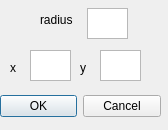
<?xml version="1.0" encoding="UTF-8"?>
<ui version="4.0">
 <class>Circle</class>
 <widget class="QDialog" name="Circle">
  <property name="geometry">
   <rect>
    <x>0</x>
    <y>0</y>
    <width>168</width>
    <height>130</height>
   </rect>
  </property>
  <property name="windowTitle">
   <string>Dialog</string>
  </property>
  <widget class="QDialogButtonBox" name="buttonBox">
   <property name="geometry">
    <rect>
     <x>0</x>
     <y>90</y>
     <width>161</width>
     <height>32</height>
    </rect>
   </property>
   <property name="orientation">
    <enum>Qt::Horizontal</enum>
   </property>
   <property name="standardButtons">
    <set>QDialogButtonBox::Cancel|QDialogButtonBox::Ok</set>
   </property>
  </widget>
  <widget class="QTextEdit" name="textEdit">
   <property name="geometry">
    <rect>
     <x>87</x>
     <y>8</y>
     <width>41</width>
     <height>31</height>
    </rect>
   </property>
  </widget>
  <widget class="QLabel" name="label">
   <property name="geometry">
    <rect>
     <x>40</x>
     <y>10</y>
     <width>51</width>
     <height>20</height>
    </rect>
   </property>
   <property name="text">
    <string>radius</string>
   </property>
   <property name="textFormat">
    <enum>Qt::AutoText</enum>
   </property>
  </widget>
  <widget class="QTextEdit" name="textEdit_2">
   <property name="geometry">
    <rect>
     <x>30</x>
     <y>50</y>
     <width>41</width>
     <height>31</height>
    </rect>
   </property>
  </widget>
  <widget class="QTextEdit" name="textEdit_3">
   <property name="geometry">
    <rect>
     <x>100</x>
     <y>50</y>
     <width>41</width>
     <height>31</height>
    </rect>
   </property>
  </widget>
  <widget class="QLabel" name="label_2">
   <property name="geometry">
    <rect>
     <x>10</x>
     <y>60</y>
     <width>21</width>
     <height>16</height>
    </rect>
   </property>
   <property name="text">
    <string>x</string>
   </property>
  </widget>
  <widget class="QLabel" name="label_3">
   <property name="geometry">
    <rect>
     <x>80</x>
     <y>60</y>
     <width>21</width>
     <height>16</height>
    </rect>
   </property>
   <property name="text">
    <string>y</string>
   </property>
  </widget>
 </widget>
 <resources/>
 <connections>
  <connection>
   <sender>buttonBox</sender>
   <signal>accepted()</signal>
   <receiver>Circle</receiver>
   <slot>accept()</slot>
   <hints>
    <hint type="sourcelabel">
     <x>248</x>
     <y>254</y>
    </hint>
    <hint type="destinationlabel">
     <x>157</x>
     <y>274</y>
    </hint>
   </hints>
  </connection>
  <connection>
   <sender>buttonBox</sender>
   <signal>rejected()</signal>
   <receiver>Circle</receiver>
   <slot>reject()</slot>
   <hints>
    <hint type="sourcelabel">
     <x>316</x>
     <y>260</y>
    </hint>
    <hint type="destinationlabel">
     <x>286</x>
     <y>274</y>
    </hint>
   </hints>
  </connection>
 </connections>
</ui>
